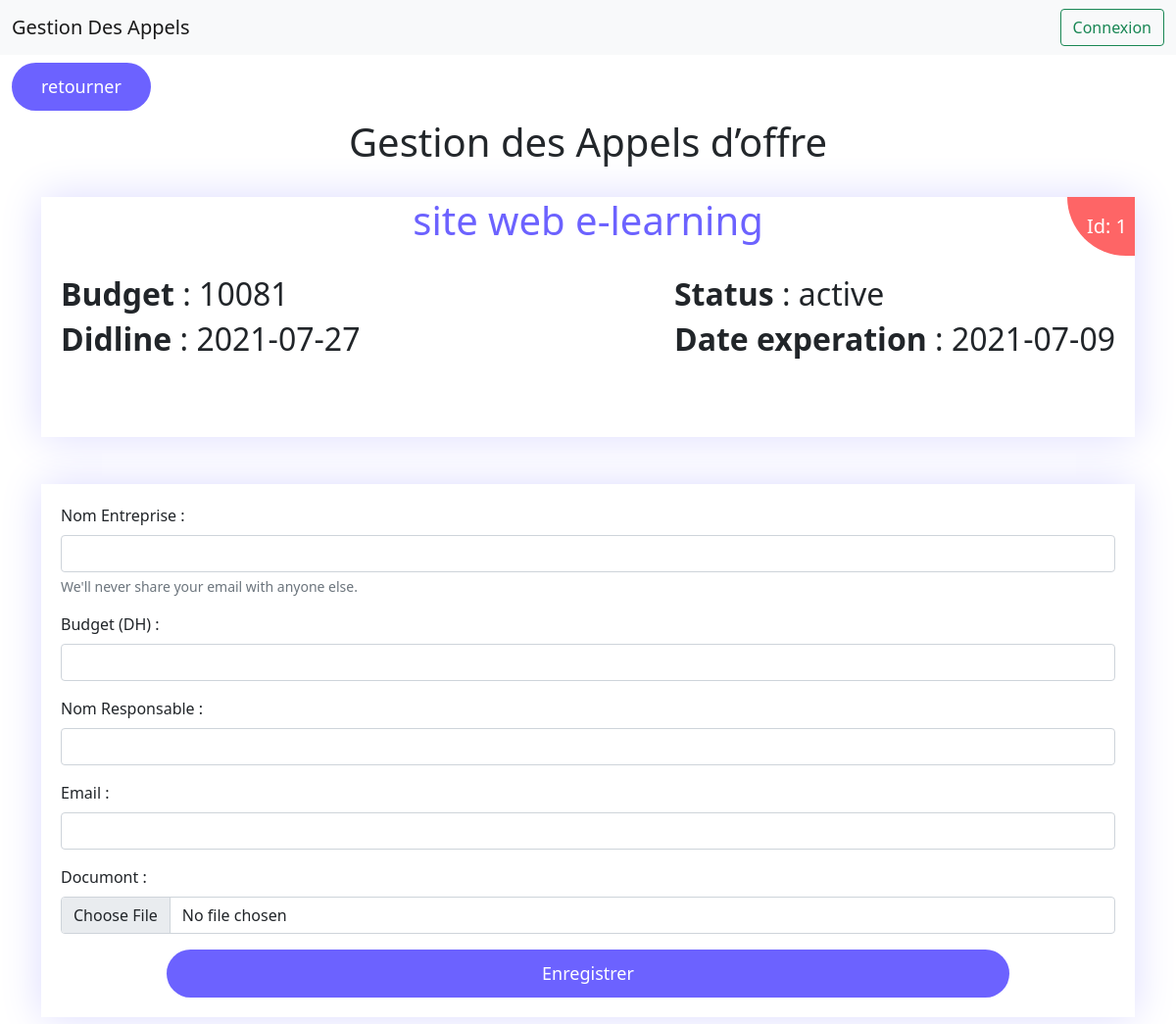
Page /appelOffre1.php?id=1 on the committed database.
### tables this page shows
CREATE TABLE `offre` (
  `id` int(11) NOT NULL,
  `titre_offre` varchar(60) NOT NULL,
  `budget` float NOT NULL,
  `deadline` date NOT NULL,
  `statut` varchar(60) NOT NULL,
  `dateExperation` date NOT NULL
);

### appelOffre1.php (the view, shortened to what this page needs)
<?php
    include 'conn.php';
?>
<!doctype html>
<html lang="en">
    <head>
        <link href="https://cdn.jsdelivr.net/npm/bootstrap@5.0.2/dist/css/bootstrap.min.css" rel="stylesheet">
    </head>
    <body>
        <nav class="navbar navbar-expand-lg navbar-light bg-light">
            <div class="container-fluid">
            <a class="navbar-brand" href="#">Gestion Des Appels</a>
            <div class="collapse navbar-collapse" id="navbarSupportedContent">
                <form class="d-flex">
                    <a class="btn btn-outline-success" href="login.php">Connexion</a>
                </form>
            </div>
            </div>
        </nav>
        <nav class="navbar navbar-expand-lg navbar-light">
            <div class="container-fluid">
                <a id="btnBack" href="index.php">retourner</a>
            </div>
        </nav>
        <center><h1>Gestion des Appels d’offre</h1></center>
        <br>
        <section>
            <div class="container">
                <?php
                    $conn = $pdo->open();
                    $id = $_GET['id'];
                    try{
                        $stmt = $conn->prepare("SELECT *  FROM offre WHERE id = :id");
                        $stmt->execute(['id' => $id]);
                        $offre = $stmt->fetch();
                    }
                    catch(PDOException $e){
                        echo "There is some problem in connection: " . $e->getMessage();
                    }
                ?>
                <div class="contentOffre">
                    <center><h1 class="titreOffre"><?php echo $offre['titre_offre']; ?></h1></center>
                    <div class="post-date two textIdOffre">
                        <span class="IdSpan">Id: <?php echo $offre['id']; ?></span>
                    </div>
                    <br>
                    <div class="contentOffreInfo">
                        <div>
                            <div>
                                <h2><b>Budget</b> : <?php echo $offre['budget']; ?></h2>
                            </div>
                            <div>
                                <h2><b>Didline</b> : <?php echo $offre['deadline']; ?></h2>
                            </div>
                        </div>
                        <div style="float: right;">
                            <div>
                                <h2><b>Status</b> : <?php echo $offre['statut']; ?></h2>
                            </div>
                            <div>
                                <h2><b>Date experation</b> : <?php echo $offre['dateExperation']; ?></h2>
                            </div>
                        </div>
                    </div>
                    <br><br><br>
                </div>
                <br>
            </div>
        </section>
        <br>
        <section>
        <div class="container">
            <div class="contentOffreAppelInfo" >
                <form method="POST" action="appeloffre_add.php">
                    <div class="mb-3">
                      <label for="nomEntreprise" class="form-label">Nom Entreprise : </label>
                      <input type="text" class="form-control" id="nomEntreprise" name="nomEntreprise" required>
                      <div id="emailHelp" class="form-text">We'll never share your email with anyone else.</div>
                    </div>
                    <div class="mb-3">
                        <label for="budget" class="form-label">Budget (DH) : </label>
                        <input type="number" class="form-control" id="budget" name="budget" required>
                    </div>
                    <div class="mb-3">
                        <label for="nom_responsable" class="form-label">Nom Responsable : </label>
                        <input type="text" class="form-control" id="nom_responsable" name="nom_responsable" required>
                    </div>
                    <div class="mb-3">
                        <label for="email" class="form-label">Email : </label>
                        <input type="email" class="form-control" id="email" name="email" required>
                    </div>
                    <div class="mb-3">
                        <label for="fileToUpload" class="form-label">Documont : </label>
                        <input type="file" class="form-control" id="fileToUpload" name="fileToUpload" required>
                    </div>
                    <div class=""  >
                        <center><button type="submit" class="primary-btn" id="btnSubmit" name="add">Enregistrer</button></center>
                    </div>
                </form>
            </div>
        </div>
    </section>
    <br>
  </body>
</html>

### appelOffre1.php (style rules this page uses)
.contentOffre { box-shadow: 0 0 40px #dcdbff; position: relative; }
.titreOffre { color: #6c62ff; }
.textIdOffre { position: absolute; right: 0; top: 0; }
.contentOffreInfo { display: flex; justify-content: space-between; padding: 0px 20px; }
.IdSpan { background: #fe6566; color: #ffffff; font-size: 20px; font-weight: 500; display: inline-block; text-align: center; padding: 15px 8px; padding-left: 20px; border-radius: 0px 0px 0px 100px; }
.contentOffreAppelInfo { box-shadow: 0 0 40px #dcdbff; position: relative; padding: 20px; }
#btnSubmit { border: none; background: #6c62ff; padding: 11px 30px; font-size: 18px; font-weight: 500; color: #ffffff !important; border-radius: 30px; width: 80%; }
#btnBack { border: none; background: #6c62ff; padding: 11px 30px; font-size: 18px; font-weight: 500; color: #ffffff !important; border-radius: 30px; text-decoration: none; }

### rows in the picture
offre: titre_offre "site web e-learning", id "1", budget "10081", deadline "2021-07-27", statut "active", dateExperation "2021-07-09"
